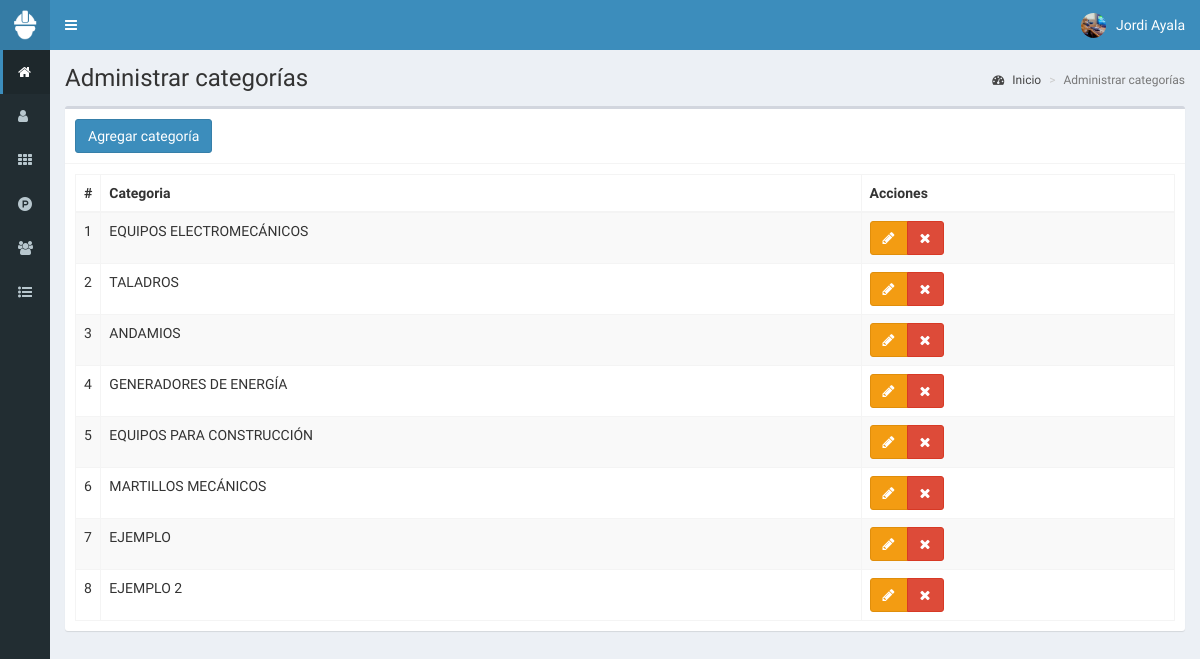
The page /categorias (signed in) on the database its author committed.
### tables this page shows
CREATE TABLE `categorias` (
  `id` int(11) NOT NULL,
  `categoria` text NOT NULL,
  `fecha` timestamp NOT NULL DEFAULT current_timestamp() ON UPDATE current_timestamp()
);

### controladores/plantilla.controlador.php (called while the page is built)
<?php
class ControladorPlantilla{
	static public function ctrPlantilla(){
		include "vistas/plantilla.php";
	}
}

### index.php (called while the page is built, shortened)
<?php
require_once "controladores/plantilla.controlador.php";
require_once "controladores/usuarios.controlador.php";
require_once "controladores/categorias.controlador.php";
require_once "controladores/ventas.controlador.php";
require_once "modelos/categorias.modelo.php";
$plantilla = new ControladorPlantilla();
$plantilla -> ctrPlantilla();

### controladores/categorias.controlador.php (called while the page is built, shortened)
<?php
class ControladorCategorias{
	static public function ctrMostrarCategorias($item, $valor){
		$tabla = "categorias";
		$respuesta = ModeloCategorias::mdlMostrarCategorias($tabla, $item, $valor);
		return $respuesta;
	}
}

### modelos/conexion.php (called while the page is built)
<?php
class Conexion{
	static public function conectar(){
		$link = new PDO("mysql:host=127.0.0.1;dbname=pos",
			            "root",
			            "");
		$link->exec("set names utf8");
		return $link;
	}
}

### modelos/categorias.modelo.php (called while the page is built, shortened)
<?php
require_once "conexion.php";
class ModeloCategorias{
	static public function mdlMostrarCategorias($tabla, $item, $valor){
		if($item != null){
			$stmt = Conexion::conectar()->prepare("SELECT * FROM $tabla WHERE $item = :$item");
			$stmt -> bindParam(":".$item, $valor, PDO::PARAM_STR);
			$stmt -> execute();
			return $stmt -> fetch();
		}else{
			$stmt = Conexion::conectar()->prepare("SELECT * FROM $tabla");
			$stmt -> execute();
			return $stmt -> fetchAll();
		}
	}
}

### vistas/modulos/categorias.php (the view, shortened to what this page needs)
<div class="content-wrapper">
  <section class="content-header">
    <h1>
      Administrar categorías
    </h1>
    <ol class="breadcrumb">
      <li><a href="inicio"><i class="fa fa-dashboard"></i> Inicio</a></li>
      <li class="active">Administrar categorías</li>
    </ol>
  </section>
  <section class="content">
    <div class="box">
      <div class="box-header with-border">
        <button class="btn btn-primary" data-toggle="modal" data-target="#modalAgregarCategoria">
          Agregar categoría
        </button>
      </div>
      <div class="box-body">
        <table class="table table-bordered table-striped dt-responsive tablas" width="100%">
          <thead>
            <tr>
              <th style="width:10px">#</th>
              <th>Categoria</th>
              <th>Acciones</th>
            </tr>
          </thead>
          <tbody>
            <?php
            $item = null;
            $valor = null;
            $categorias = ControladorCategorias::ctrMostrarCategorias($item, $valor);
            foreach ($categorias as $key => $value) {
              echo ' <tr>
                    <td>' . ($key + 1) . '</td>
                    <td class="text-uppercase">' . $value["categoria"] . '</td>
                    <td>
                      <div class="btn-group">
                        <button class="btn btn-warning btnEditarCategoria" idCategoria="' . $value["id"] . '" data-toggle="modal" data-target="#modalEditarCategoria"><i class="fa fa-pencil"></i></button>';
              if ($_SESSION["perfil"] == "Administrador") {
                echo '<button class="btn btn-danger btnEliminarCategoria" idCategoria="' . $value["id"] . '"><i class="fa fa-times"></i></button>';
              }
              echo '</div>
                    </td>
                  </tr>';
            }
            ?>
          </tbody>
        </table>
      </div>
    </div>
  </section>
</div>

### rows shown on the page
categorias: categoria "EQUIPOS ELECTROMECÁNICOS"
categorias: categoria "TALADROS"
categorias: categoria "ANDAMIOS"
categorias: categoria "GENERADORES DE ENERGÍA"
categorias: categoria "EQUIPOS PARA CONSTRUCCIÓN"
categorias: categoria "MARTILLOS MECÁNICOS"
categorias: categoria "EJEMPLO"
categorias: categoria "EJEMPLO 2"

### other values the page prints
$_SESSION["nombre"] "Jordi Ayala"
